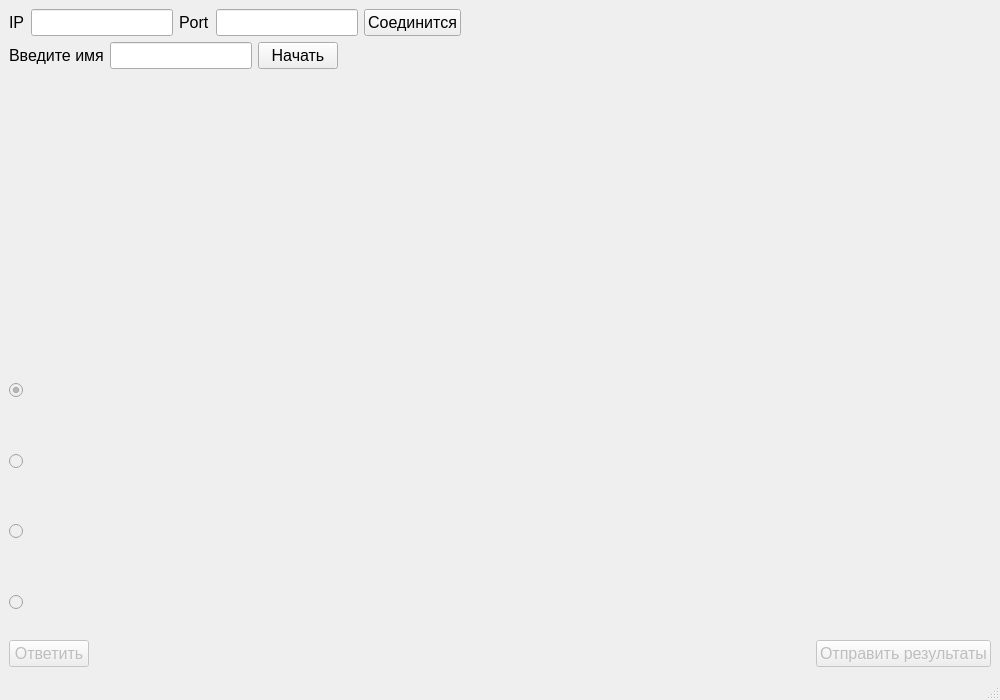
<?xml version="1.0" encoding="UTF-8"?>
<ui version="4.0">
 <class>MainWindow</class>
 <widget class="QMainWindow" name="MainWindow">
  <property name="geometry">
   <rect>
    <x>0</x>
    <y>0</y>
    <width>1000</width>
    <height>700</height>
   </rect>
  </property>
  <property name="minimumSize">
   <size>
    <width>1000</width>
    <height>700</height>
   </size>
  </property>
  <property name="font">
   <font>
    <family>Arial</family>
    <pointsize>12</pointsize>
   </font>
  </property>
  <property name="windowTitle">
   <string>Тестирование</string>
  </property>
  <property name="styleSheet">
   <string notr="true"/>
  </property>
  <widget class="QWidget" name="centralwidget">
   <property name="font">
    <font>
     <family>Arial</family>
     <pointsize>12</pointsize>
    </font>
   </property>
   <layout class="QVBoxLayout" name="verticalLayout">
    <item>
     <layout class="QHBoxLayout" name="horizontalLayout_5">
      <item>
       <widget class="QLabel" name="label_ip">
        <property name="sizePolicy">
         <sizepolicy hsizetype="Maximum" vsizetype="Preferred">
          <horstretch>0</horstretch>
          <verstretch>0</verstretch>
         </sizepolicy>
        </property>
        <property name="font">
         <font>
          <family>Arial</family>
          <pointsize>12</pointsize>
         </font>
        </property>
        <property name="text">
         <string>IP</string>
        </property>
       </widget>
      </item>
      <item>
       <widget class="QLineEdit" name="input_ip">
        <property name="sizePolicy">
         <sizepolicy hsizetype="Maximum" vsizetype="Fixed">
          <horstretch>0</horstretch>
          <verstretch>0</verstretch>
         </sizepolicy>
        </property>
        <property name="font">
         <font>
          <family>Arial</family>
          <pointsize>12</pointsize>
         </font>
        </property>
       </widget>
      </item>
      <item>
       <widget class="QLabel" name="label_port">
        <property name="sizePolicy">
         <sizepolicy hsizetype="Minimum" vsizetype="Preferred">
          <horstretch>0</horstretch>
          <verstretch>0</verstretch>
         </sizepolicy>
        </property>
        <property name="font">
         <font>
          <family>Arial</family>
          <pointsize>12</pointsize>
         </font>
        </property>
        <property name="text">
         <string>Port</string>
        </property>
       </widget>
      </item>
      <item>
       <widget class="QLineEdit" name="input_port">
        <property name="sizePolicy">
         <sizepolicy hsizetype="Maximum" vsizetype="Fixed">
          <horstretch>0</horstretch>
          <verstretch>0</verstretch>
         </sizepolicy>
        </property>
        <property name="font">
         <font>
          <family>Arial</family>
          <pointsize>12</pointsize>
         </font>
        </property>
       </widget>
      </item>
      <item>
       <widget class="QPushButton" name="btn_connect">
        <property name="sizePolicy">
         <sizepolicy hsizetype="Fixed" vsizetype="Maximum">
          <horstretch>0</horstretch>
          <verstretch>0</verstretch>
         </sizepolicy>
        </property>
        <property name="font">
         <font>
          <family>Arial</family>
          <pointsize>12</pointsize>
         </font>
        </property>
        <property name="cursor">
         <cursorShape>PointingHandCursor</cursorShape>
        </property>
        <property name="styleSheet">
         <string notr="true"/>
        </property>
        <property name="text">
         <string>Соединится</string>
        </property>
       </widget>
      </item>
      <item>
       <widget class="QLabel" name="label_connect_status">
        <property name="sizePolicy">
         <sizepolicy hsizetype="Expanding" vsizetype="Preferred">
          <horstretch>0</horstretch>
          <verstretch>0</verstretch>
         </sizepolicy>
        </property>
        <property name="text">
         <string/>
        </property>
       </widget>
      </item>
     </layout>
    </item>
    <item>
     <layout class="QHBoxLayout" name="horizontalLayout_3">
      <property name="spacing">
       <number>6</number>
      </property>
      <property name="leftMargin">
       <number>0</number>
      </property>
      <item>
       <widget class="QLabel" name="label_name">
        <property name="sizePolicy">
         <sizepolicy hsizetype="Fixed" vsizetype="Maximum">
          <horstretch>0</horstretch>
          <verstretch>0</verstretch>
         </sizepolicy>
        </property>
        <property name="font">
         <font>
          <family>Arial</family>
          <pointsize>12</pointsize>
         </font>
        </property>
        <property name="text">
         <string>Введите имя</string>
        </property>
       </widget>
      </item>
      <item>
       <widget class="QLineEdit" name="input_name">
        <property name="enabled">
         <bool>true</bool>
        </property>
        <property name="sizePolicy">
         <sizepolicy hsizetype="Fixed" vsizetype="Fixed">
          <horstretch>0</horstretch>
          <verstretch>0</verstretch>
         </sizepolicy>
        </property>
        <property name="font">
         <font>
          <family>Arial</family>
          <pointsize>12</pointsize>
         </font>
        </property>
       </widget>
      </item>
      <item>
       <widget class="QPushButton" name="btn_start">
        <property name="sizePolicy">
         <sizepolicy hsizetype="Fixed" vsizetype="Fixed">
          <horstretch>0</horstretch>
          <verstretch>0</verstretch>
         </sizepolicy>
        </property>
        <property name="font">
         <font>
          <family>Arial</family>
          <pointsize>12</pointsize>
         </font>
        </property>
        <property name="text">
         <string>Начать</string>
        </property>
       </widget>
      </item>
      <item>
       <widget class="QLabel" name="label_test_name">
        <property name="font">
         <font>
          <family>Arial</family>
          <pointsize>12</pointsize>
         </font>
        </property>
        <property name="text">
         <string/>
        </property>
        <property name="alignment">
         <set>Qt::AlignCenter</set>
        </property>
        <property name="wordWrap">
         <bool>true</bool>
        </property>
       </widget>
      </item>
     </layout>
    </item>
    <item>
     <layout class="QHBoxLayout" name="horizontalLayout">
      <item>
       <layout class="QVBoxLayout" name="verticalLayout_8">
        <item>
         <widget class="QLabel" name="label_question">
          <property name="sizePolicy">
           <sizepolicy hsizetype="Preferred" vsizetype="Expanding">
            <horstretch>0</horstretch>
            <verstretch>0</verstretch>
           </sizepolicy>
          </property>
          <property name="minimumSize">
           <size>
            <width>0</width>
            <height>100</height>
           </size>
          </property>
          <property name="text">
           <string/>
          </property>
          <property name="alignment">
           <set>Qt::AlignCenter</set>
          </property>
          <property name="wordWrap">
           <bool>true</bool>
          </property>
         </widget>
        </item>
        <item>
         <widget class="QLabel" name="label_image">
          <property name="sizePolicy">
           <sizepolicy hsizetype="Preferred" vsizetype="Fixed">
            <horstretch>0</horstretch>
            <verstretch>0</verstretch>
           </sizepolicy>
          </property>
          <property name="minimumSize">
           <size>
            <width>0</width>
            <height>150</height>
           </size>
          </property>
          <property name="text">
           <string/>
          </property>
         </widget>
        </item>
       </layout>
      </item>
     </layout>
    </item>
    <item>
     <layout class="QHBoxLayout" name="horizontalLayout_2">
      <item>
       <layout class="QVBoxLayout" name="verticalLayout_3">
        <item>
         <widget class="QRadioButton" name="radioButton_1">
          <property name="enabled">
           <bool>false</bool>
          </property>
          <property name="sizePolicy">
           <sizepolicy hsizetype="Expanding" vsizetype="Expanding">
            <horstretch>0</horstretch>
            <verstretch>0</verstretch>
           </sizepolicy>
          </property>
          <property name="text">
           <string/>
          </property>
          <property name="checked">
           <bool>true</bool>
          </property>
         </widget>
        </item>
        <item>
         <widget class="QRadioButton" name="radioButton_2">
          <property name="enabled">
           <bool>false</bool>
          </property>
          <property name="sizePolicy">
           <sizepolicy hsizetype="Expanding" vsizetype="Expanding">
            <horstretch>0</horstretch>
            <verstretch>0</verstretch>
           </sizepolicy>
          </property>
          <property name="text">
           <string/>
          </property>
         </widget>
        </item>
        <item>
         <widget class="QRadioButton" name="radioButton_3">
          <property name="enabled">
           <bool>false</bool>
          </property>
          <property name="sizePolicy">
           <sizepolicy hsizetype="Expanding" vsizetype="Expanding">
            <horstretch>0</horstretch>
            <verstretch>0</verstretch>
           </sizepolicy>
          </property>
          <property name="text">
           <string/>
          </property>
         </widget>
        </item>
        <item>
         <widget class="QRadioButton" name="radioButton_4">
          <property name="enabled">
           <bool>false</bool>
          </property>
          <property name="sizePolicy">
           <sizepolicy hsizetype="Expanding" vsizetype="Expanding">
            <horstretch>0</horstretch>
            <verstretch>0</verstretch>
           </sizepolicy>
          </property>
          <property name="text">
           <string/>
          </property>
         </widget>
        </item>
       </layout>
      </item>
     </layout>
    </item>
    <item>
     <layout class="QVBoxLayout" name="verticalLayout_2">
      <item>
       <layout class="QHBoxLayout" name="horizontalLayout_4">
        <item>
         <widget class="QPushButton" name="btn_next">
          <property name="enabled">
           <bool>false</bool>
          </property>
          <property name="sizePolicy">
           <sizepolicy hsizetype="Maximum" vsizetype="Fixed">
            <horstretch>0</horstretch>
            <verstretch>0</verstretch>
           </sizepolicy>
          </property>
          <property name="text">
           <string>Ответить</string>
          </property>
         </widget>
        </item>
        <item>
         <widget class="QLabel" name="label_page">
          <property name="text">
           <string/>
          </property>
          <property name="alignment">
           <set>Qt::AlignCenter</set>
          </property>
         </widget>
        </item>
        <item>
         <widget class="QPushButton" name="btn_send_res">
          <property name="enabled">
           <bool>false</bool>
          </property>
          <property name="sizePolicy">
           <sizepolicy hsizetype="Maximum" vsizetype="Fixed">
            <horstretch>0</horstretch>
            <verstretch>0</verstretch>
           </sizepolicy>
          </property>
          <property name="text">
           <string>Отправить результаты</string>
          </property>
         </widget>
        </item>
       </layout>
      </item>
     </layout>
    </item>
   </layout>
  </widget>
  <widget class="QMenuBar" name="menubar">
   <property name="geometry">
    <rect>
     <x>0</x>
     <y>0</y>
     <width>1000</width>
     <height>29</height>
    </rect>
   </property>
  </widget>
  <widget class="QStatusBar" name="statusbar"/>
 </widget>
 <resources/>
 <connections/>
</ui>
